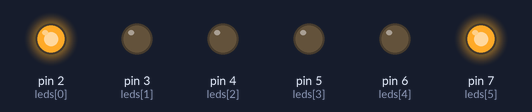
The sketch below on a simulated Arduino Pro Mini, built with avr-gcc and run on an emulated ATmega328P. On the bench: output pins drawn as LEDs (lit = HIGH).

Above: at 5.0 s.
At 11.0 s:
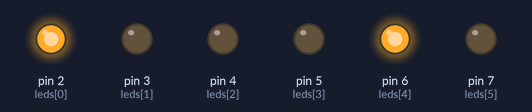
At 12.5 s:
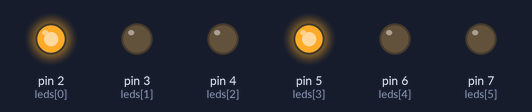
At 13.5 s:
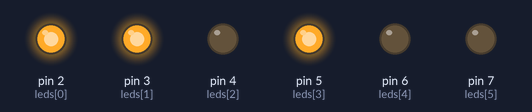
At 19.0 s:
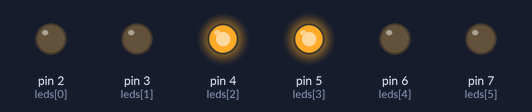
At 25.0 s:
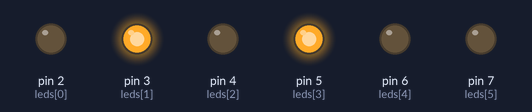
Timing chart, 0 to 36.4 s (numbered marks = the images above):
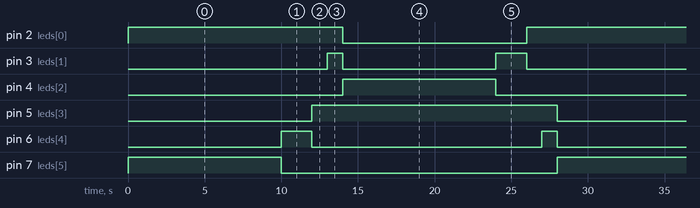

Measured:
- by itself, pin 2 (leds[0]), pin 5 (leds[3]): alternates HIGH for 16.0 s and LOW for 12.0 s
- by itself, pin 3 (leds[1]): repeats every 28.0 s: LOW 10.0 s, HIGH 2.0 s, LOW 15.0 s, HIGH 1.0 s
- by itself, pin 4 (leds[2]), pin 7 (leds[5]): alternates HIGH for 10.0 s and LOW for 18.0 s
- by itself, pin 6 (leds[4]): repeats every 28.0 s: LOW 15.0 s, HIGH 1.0 s, LOW 10.0 s, HIGH 2.0 s

The sketch:

sequencer_traffic_light_03.ino
```cpp
// (licence header left out)
int leds[] = {2, 3, 4, 5, 6, 7};

//  222111xx
//  GYRGYR
const char PROGMEM sequence[] = {
  0b10000100, // red, green
  0b10000100,
  0b10000100,
  0b10000100,
  0b10000100,
  0b10000100,
  0b10000100,
  0b10000100,
  0b10000100,
  0b10000100,
  0b01000100, // red, orange
  0b01000100,
  0b00100100, // red, red
  0b00101100, // red+orange, red
  0b00110000, // green, red
  0b00110000,
  0b00110000,
  0b00110000,
  0b00110000,
  0b00110000,
  0b00110000,
  0b00110000,
  0b00110000,
  0b00110000,
  0b00101000, // orange, red
  0b00101000,
  0b00100100, // red, red
  0b01100100, // red, red+orange
};
const int sequence_length = sizeof(sequence) / sizeof(char);

class Sequencer {
    char *data;
    int len;
    int pos;

  public:
    Sequencer(char *_data, int _len)
      : data(_data), len(_len), pos(0)
    {}

    void next() {
      char b = pgm_read_byte(&data[pos]);
      PORTD = b;
      pos++;
      if (pos == len)
        pos = 0;
    }
};

Sequencer seq(sequence, sequence_length);

void setupTimer1() {
  noInterrupts();
  // Clear registers
  TCCR1A = 0;
  TCCR1B = 0;
  TCNT1 = 0;

  // 1 Hz (16000000/((15624+1)*1024))
  OCR1A = 15624;
  // CTC
  TCCR1B |= (1 << WGM12);
  // Prescaler 1024
  TCCR1B |= (1 << CS12) | (1 << CS10);
  // Output Compare Match A Interrupt Enable
  TIMSK1 |= (1 << OCIE1A);
  interrupts();
}

void setup() {
  for (int i = 0; i < 6; i++)
    pinMode(leds[i], OUTPUT);
  setupTimer1();
}

void loop() {
}

ISR(TIMER1_COMPA_vect) {
  seq.next();
}
```
